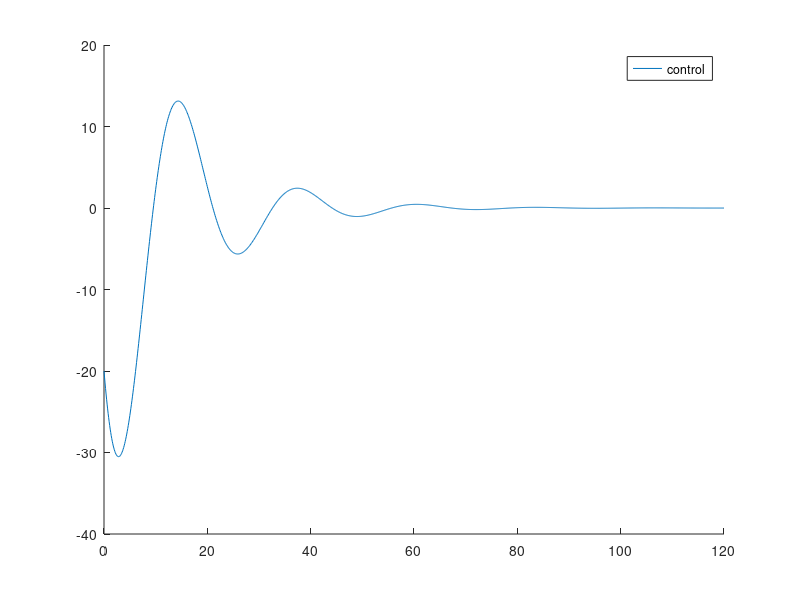
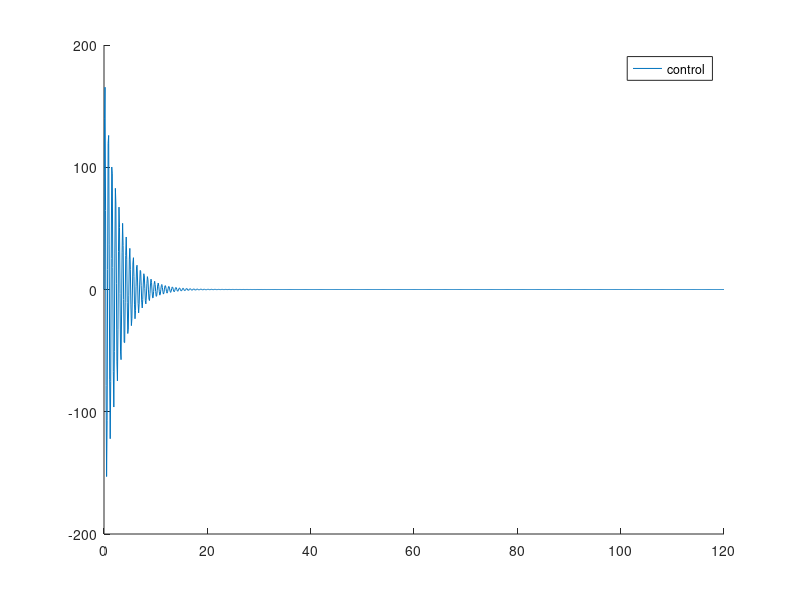

Write the MATLAB code that produced these figures, in order.
close all
clear
clc

G=(0.14163.*0.005+0.013.*0.0445).*9.7774;
I=0.1505e-3;
Beta=0.112708.*0.9e-3;
Gamma=0.375;
M=0.003025734446711853;
t=0:0.1:120;

A=[0,1;(-G)./I,-Beta./I];
B=[0;(M.*0.14163)./I];
C=[1,0];

simulado=ss(A,B,C);
simulado=c2d(simulado,0.1,'zoh');



x0=[-(pi().*20)./180,0];
x1=[-(pi().*20)./180,0,0,0];

po=obsv(simulado);
pc=ctrb(simulado);

wnc=4./(0.8.*120);
wno=4./(0.8.*24);

dc=simulado.A^2+(0.8.*wnc.*2).*simulado.A+(wnc.^2).*eye(size(simulado.A));
dob=simulado.A^2+(0.8.*wno.*2).*simulado.A+(wno.^2).*eye(size(simulado.A));

k=[0,1]*inv(pc)*dc;
l=dob*inv(po)*[0;1];

k(1)=k(1).*1.5;
k(2)=k(2);
k
l

A1=[simulado.A-simulado.B*k,simulado.B*k;zeros(size(simulado.A)),simulado.A-l*simulado.C];
B1=[zeros(size(simulado.B));zeros(size(simulado.B))];
C1=[simulado.C,zeros(size(simulado.C))];

controlador=ss(A1,B1,C1);

[y,tSim,x]=lsim(simulado,zeros(1,length(t)),t,x0);
[yc,tSimc,xc]=lsim(controlador,zeros(1,length(t)),t,x1);

figure(1)
hold on
plot(tSimc,yc.*(180./pi()),';control;')
hold off

figure(2)
hold on
plot(tSimc,x(:,2).*(180./pi()),';control;')
hold off


